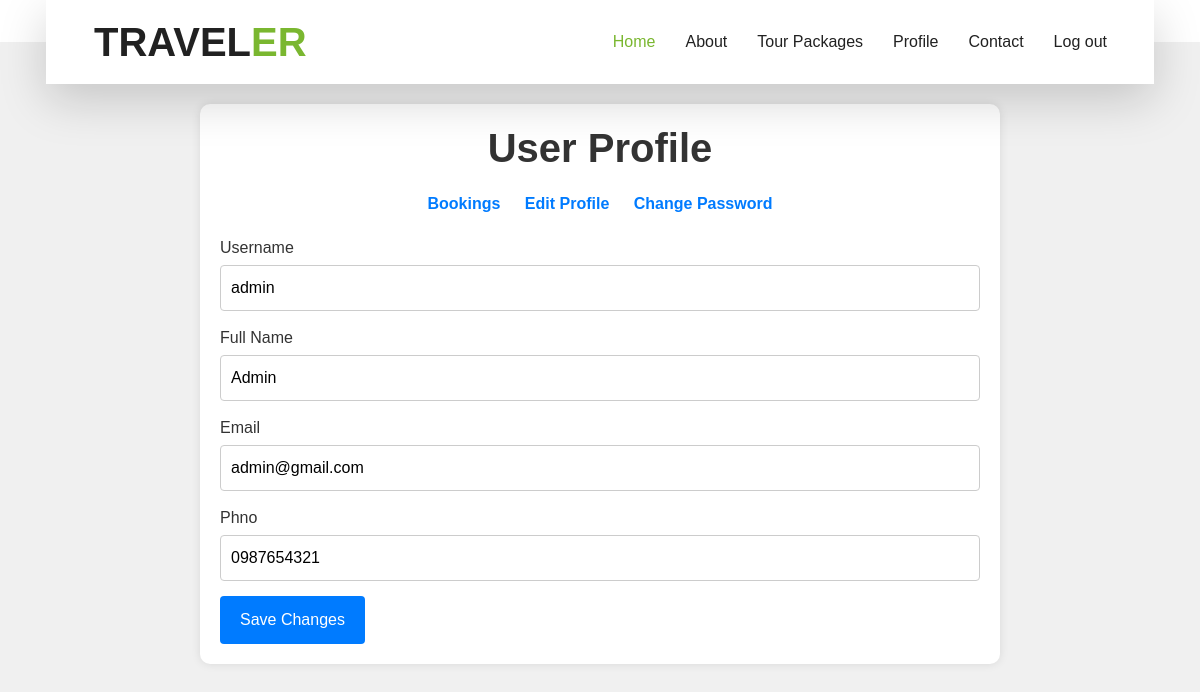
Screenshot of /edtprof/ (signed in) with the database file from the repository.
### myapp/models.py (models this page shows, shortened)
class travel(models.Model):
    fname=models.CharField(max_length=50)
    email=models.CharField(max_length=50)
    phoneno=models.CharField(max_length=50,null=True)
    address=models.CharField(max_length=50,null=True)
    pincode=models.CharField(max_length=50,null=True)
    place=models.CharField(max_length=50,null=True)
    username=models.CharField(max_length=50,null=True)
    password=models.CharField(max_length=50,null=True)
    rights=models.CharField(max_length=20,default='user')

### myapp/views.py (the view)
# urls.py: path('edtprof/',views.editprofile),
def editprofile(request):
    username=request.session['username']
    tr=travel.objects.filter(username=username)
    if request.method=="POST":
        fname=request.POST.get('fname')
        email=request.POST.get('email')
        phno=request.POST.get('phno')
        travel.objects.filter(username=username).update(fname=fname,email=email,phoneno=phno)
    return render(request,'editprofile.html',{'tr':tr})

### myapp/templates/editprofile.html (shortened to what this page needs)
<!DOCTYPE html>
{% load static %}
<html lang="en">
<head>
    <link href="https://cdnjs.cloudflare.com/ajax/libs/font-awesome/5.10.0/css/all.min.css" rel="stylesheet">
    <link href="{% static 'hb/lib/owlcarousel/assets/owl.carousel.min.css' %}" rel="stylesheet">
    <link href="{% static 'hb/lib/tempusdominus/css/tempusdominus-bootstrap-4.min.css' %}" rel="stylesheet" />
    <link href="{% static 'hb/css/style.css' %}" rel="stylesheet">
</head>
<body>
    <div class="container-fluid position-relative nav-bar p-0">
        <div class="container-lg position-relative p-0 px-lg-3" style="z-index: 9;">
            <nav class="navbar navbar-expand-lg bg-light navbar-light shadow-lg py-3 py-lg-0 pl-3 pl-lg-5">
                <a href="" class="navbar-brand">
                    <h1 class="m-0 text-primary"><span class="text-dark">TRAVEL</span>ER</h1>
                </a>
                <div class="collapse navbar-collapse justify-content-between px-3" id="navbarCollapse">
                    <div class="navbar-nav ml-auto py-0">
                        <a href="" class="nav-item nav-link active">Home</a>
                        <a href="/abt/" class="nav-item nav-link">About</a>
                        <a href="/package/" class="nav-item nav-link">Tour Packages</a>
                        <a href="/profile/" class="nav-item nav-link">Profile</a>
                        <a href="/cnt/" class="nav-item nav-link">Contact</a>
                        <a href="/" class="nav-item nav-link">Log out</a>
                    </div>
                </div>
            </nav>
        </div>
    </div>
    <div class="container">
        <h1>User Profile</h1>
        <ul class="profile-links">
            <li><a href="/bookings/">Bookings</a></li>
            <li><a href="/edtprof/">Edit Profile</a></li>
            <li><a href="/changepass/">Change Password</a></li>
        </ul>
        <form method="post">
            {% for i in tr %}
            <label for="username">Username</label>
            <input type="text" id="username" name="username" value="{{i.username}}" readonly>
            <label for="username">Full Name</label>
            <input type="text" id="username" name="fname" value="{{i.fname}}" required>
            <label for="email">Email</label>
            <input type="email" id="email" name="email" value="{{i.email}}" required>
            <label for="username">Phno</label>
            <input type="text" id="username" name="phno" value="{{i.phoneno}}" required>
            {% endfor %}
            <input type="submit" value="Save Changes">
        </form>
    </div>
</body>
</html>

### myapp/templates/editprofile.html (style rules this page uses)
body { font-family: Arial, sans-serif; margin: 0; padding: 0; background-color: #f0f0f0; }
.container { max-width: 800px; margin: 20px auto; padding: 20px; background-color: #fff; border-radius: 10px; box-shadow: 0 0 10px rgba(0, 0, 0, 0.1); }
h1 { text-align: center; color: #333; }
.profile-links { list-style-type: none; padding: 0; margin: 20px 0; text-align: center; }
.profile-links li { display: inline-block; margin-right: 20px; }
.profile-links li:last-child { margin-right: 0; }
.profile-links a { text-decoration: none; color: #007bff; font-weight: bold; }
form { margin-top: 20px; }
label { display: block; margin-bottom: 5px; color: #333; }
input[type="text"], input[type="email"], input[type="password"] { width: 100%; padding: 10px; margin-bottom: 15px; border: 1px solid #ccc; border-radius: 4px; box-sizing: border-box; }
input[type="submit"] { background-color: #007bff; color: #fff; border: none; border-radius: 4px; padding: 12px 20px; cursor: pointer; font-size: 16px; }

### rows the page displays
travel: username "admin", fname "Admin", email "admin@gmail.com", phno "0987654321"
